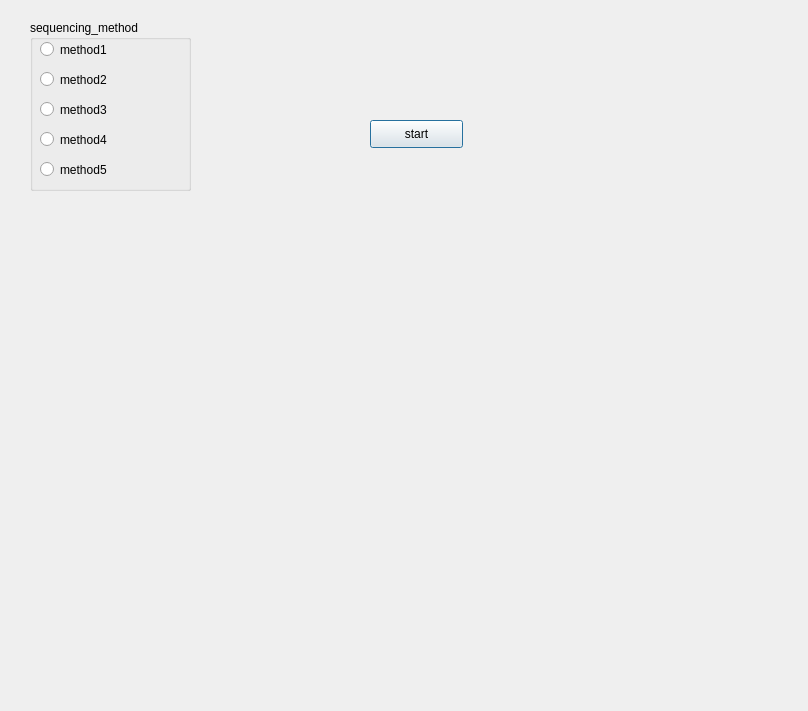
<?xml version="1.0" encoding="UTF-8"?>
<ui version="4.0">
 <class>Dialog</class>
 <widget class="QDialog" name="Dialog">
  <property name="geometry">
   <rect>
    <x>0</x>
    <y>0</y>
    <width>808</width>
    <height>711</height>
   </rect>
  </property>
  <property name="windowTitle">
   <string>Dialog</string>
  </property>
  <widget class="QPushButton" name="start_btn">
   <property name="geometry">
    <rect>
     <x>370</x>
     <y>120</y>
     <width>93</width>
     <height>28</height>
    </rect>
   </property>
   <property name="text">
    <string>start</string>
   </property>
  </widget>
  <widget class="QGroupBox" name="groupBox_sq">
   <property name="geometry">
    <rect>
     <x>30</x>
     <y>20</y>
     <width>161</width>
     <height>171</height>
    </rect>
   </property>
   <property name="title">
    <string>sequencing_method</string>
   </property>
   <widget class="QRadioButton" name="groupBox_m_1">
    <property name="geometry">
     <rect>
      <x>10</x>
      <y>20</y>
      <width>108</width>
      <height>19</height>
     </rect>
    </property>
    <property name="text">
     <string>method1</string>
    </property>
   </widget>
   <widget class="QRadioButton" name="groupBox_m_2">
    <property name="geometry">
     <rect>
      <x>10</x>
      <y>50</y>
      <width>108</width>
      <height>19</height>
     </rect>
    </property>
    <property name="text">
     <string>method2</string>
    </property>
   </widget>
   <widget class="QRadioButton" name="groupBox_m_3">
    <property name="geometry">
     <rect>
      <x>10</x>
      <y>80</y>
      <width>108</width>
      <height>19</height>
     </rect>
    </property>
    <property name="text">
     <string>method3</string>
    </property>
   </widget>
   <widget class="QRadioButton" name="groupBox_m_4">
    <property name="geometry">
     <rect>
      <x>10</x>
      <y>110</y>
      <width>108</width>
      <height>19</height>
     </rect>
    </property>
    <property name="text">
     <string>method4</string>
    </property>
   </widget>
   <widget class="QRadioButton" name="groupBox_m_5">
    <property name="geometry">
     <rect>
      <x>10</x>
      <y>140</y>
      <width>108</width>
      <height>19</height>
     </rect>
    </property>
    <property name="text">
     <string>method5</string>
    </property>
   </widget>
  </widget>
 </widget>
 <resources/>
 <connections/>
</ui>
